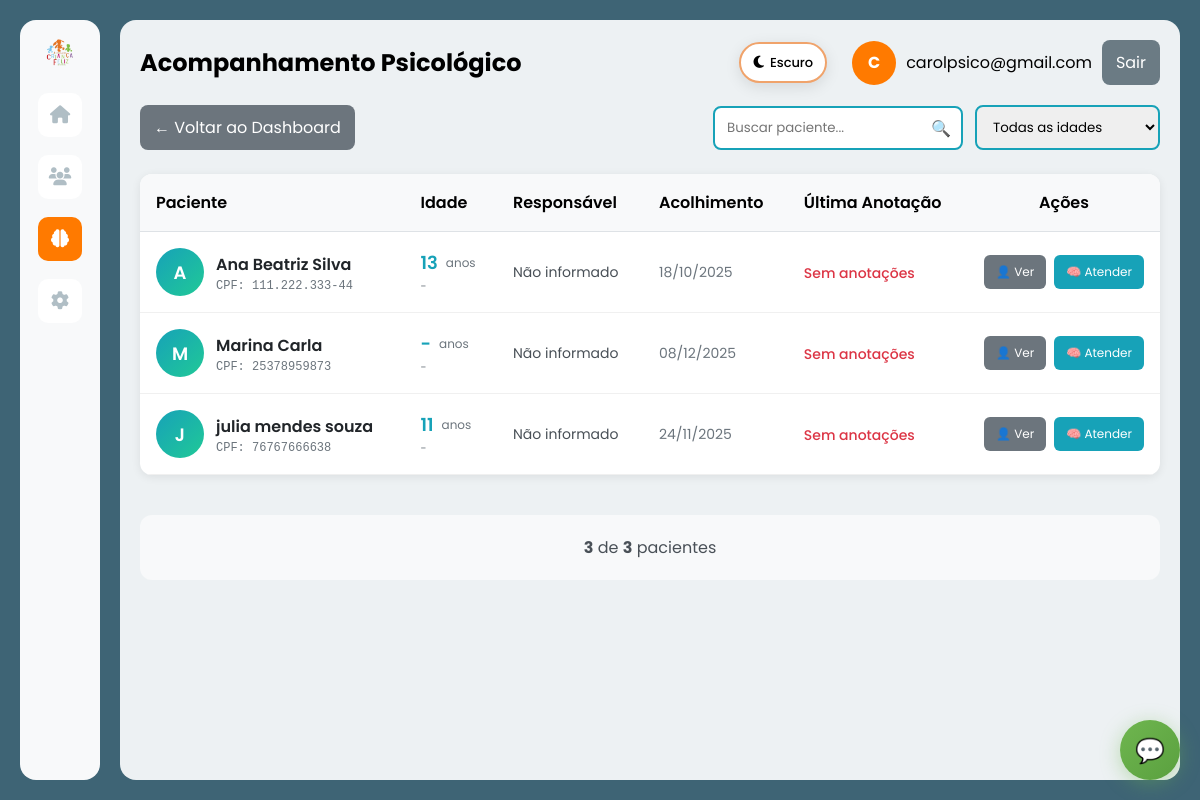
The app's page /psychology.php?action=patients (signed in) with its own data.
### tables this page shows
CREATE TABLE `atendido` (
  `idatendido` int(11) NOT NULL,
  `status` varchar(20) DEFAULT NULL,
  `data_cadastro` date DEFAULT NULL,
  `nome` varchar(100) DEFAULT NULL,
  `data_nascimento` date DEFAULT NULL,
  `faixa_etaria` varchar(20) DEFAULT NULL,
  `cpf` varchar(14) DEFAULT NULL,
  `rg` varchar(20) DEFAULT NULL,
  `endereco` varchar(255) DEFAULT NULL,
  `numero` varchar(20) DEFAULT NULL,
  `complemento` varchar(100) DEFAULT NULL,
  `bairro` varchar(100) DEFAULT NULL,
  `cidade` varchar(100) DEFAULT NULL,
  `estado` varchar(2) DEFAULT NULL,
  `cep` varchar(10) DEFAULT NULL,
  `foto` varchar(255) DEFAULT NULL,
  `id_responsavel` int(11) DEFAULT NULL,
  `data_acolhimento` date DEFAULT NULL
);

### app/Controllers/BaseController.php (called while the page is built, shortened)
<?php
class BaseController {
    protected $authService;
    public function __construct() {
        $this->authService = new AuthService();
    }
    protected function renderWithLayout($layout, $view, $data = []) {
        $data['currentUser'] = $this->authService->getCurrentUser();
        $data['isLoggedIn'] = $this->authService->isLoggedIn();
        $data['old_input'] = $_SESSION['old_input'] ?? [];
        view($view, $data);
    }
    protected function requireAuth() {
        $this->authService->requireAuth();
    }
    protected function requirePermission($permission) {
        $this->authService->requirePermission($permission);
    }
}

### app/Controllers/PsychologyController.php (called while the page is built, shortened)
<?php
class PsychologyController extends BaseController
{
    private $psychologyService;
    public function __construct()
    {
        $this->psychologyService = new PsychologyService();
    }
    public function patients()
    {
        try {
            $data = [
                'title' => 'Pacientes',
                'pageTitle' => 'Acompanhamento Psicológico',
                'patients' => $this->psychologyService->getAllPatients(),
                'messages' => $this->getFlashMessages()
            ];
            $this->renderWithLayout('main', 'psychology/patients', $data);
        } catch (Exception $e) {
            $this->handleException($e);
        }
    }
}

### app/Services/PsychologyService.php (called while the page is built, shortened)
<?php
class PsychologyService
{
    private $acolhimentoModel;
    public function __construct()
    {
        $this->acolhimentoModel = new Acolhimento();
    }
    public function getAllPatients()
    {
        $fichas = $this->acolhimentoModel->getAll();
        $patients = [];
        foreach ($fichas as $ficha) {
            $cpf = $ficha['cpf'] ?? null;
            if (!$cpf) continue;
            $nome = $ficha['nome'] ?? $ficha['nome_completo'] ?? 'Não informado';
            $data_nasc = $ficha['data_nascimento'] ?? null;
            $patients[] = [
                'cpf' => $cpf,
                'nome_completo' => $nome,
                'idade' => $data_nasc ? $this->calculateAgeSafe($data_nasc) : null,
                'responsavel' => $ficha['nome_responsavel'] ?? 'Não informado',
                'data_acolhimento' => $ficha['data_cadastro'] ?? null,
                'last_note' => null
            ];
        }
        usort($patients, fn($a,$b)=>strcmp($a['nome_completo'],$b['nome_completo']));
        return $patients;
    }
    private function calculateAgeSafe($date)
    {
        try {
            $d = new DateTime($date);
            return (new DateTime())->diff($d)->y;
        } catch (Exception $e) {
            return null;
        }
    }
}

### app/Config/Database.php (called while the page is built, shortened)
<?php
class Database {
    private static $host = 'localhost';
    private static $dbname = 'criancafeliz';
    private static $username = 'root';
    private static $password = '';
    private static $charset = 'utf8mb4';
    private static $pdo = null;
    public static function getConnection() {
        if (self::$pdo === null) {
            try {
                $dsn = "mysql:host=" . self::$host . ";dbname=" . self::$dbname . ";charset=" . self::$charset;
                $options = [
                    PDO::ATTR_ERRMODE            => PDO::ERRMODE_EXCEPTION,
                    PDO::ATTR_DEFAULT_FETCH_MODE => PDO::FETCH_ASSOC,
                    PDO::ATTR_EMULATE_PREPARES   => false,
                    PDO::MYSQL_ATTR_INIT_COMMAND => "SET NAMES utf8mb4"
                ];
                self::$pdo = new PDO($dsn, self::$username, self::$password, $options);
            } catch (PDOException $e) {
                error_log('❌ ERRO ao conectar ao banco: ' . $e->getMessage());
                throw new Exception('Erro ao conectar ao banco de dados: ' . $e->getMessage());
            }
        }
        return self::$pdo;
    }
}

### app/Models/BaseModelDB.php (called while the page is built, shortened)
<?php
abstract class BaseModelDB {
    protected $table;
    protected $pdo;
    public function __construct($table, $primaryKey = 'id') {
        $this->table = $table;
        $this->pdo = Database::getConnection();
    }
    public function all() {
        $stmt = $this->pdo->query("SELECT * FROM {$this->table}");
        return $stmt->fetchAll();
    }
    public function getAll() {
        return $this->all();
    }
}

### app/Views/psychology/patients.php (the view, shortened to what this page needs)
<?php
function safeDate($date) {
    if (empty($date) || $date === '0000-00-00' || $date === '0000-00-00 00:00:00') return '-';
    $ts = strtotime(str_replace('/', '-', (string)$date));
    return ($ts && $ts > 0) ? date('d/m/Y', $ts) : '-';
}
$patients = $patients ?? [];
?>
<div class="actions" style="display:flex; gap:12px; justify-content:space-between; align-items:center; margin-bottom:24px;">
    <div>
        <a href="psychology.php" class="btn secondary" style="background:#6c757d; color:#fff; border:none; padding:10px 14px; border-radius:8px; cursor:pointer; text-decoration:none;">
            ← Voltar ao Dashboard
        </a>
    </div>
    <div style="display:flex; gap:12px; align-items:center;">
        <div class="search-box" style="position:relative;">
            <input type="text"
                   id="patientSearch"
                   placeholder="Buscar paciente..."
                   style="padding:10px 40px 10px 12px; border:2px solid #17a2b8; border-radius:8px; width:250px; font-family:Poppins;">
            <div style="position:absolute; right:12px; top:50%; transform:translateY(-50%); color:#17a2b8; font-size:16px;">🔍</div>
        </div>
        <select id="ageFilter" style="padding:10px 12px; border:2px solid #17a2b8; border-radius:8px; font-family:Poppins;">
            <option value="">Todas as idades</option>
        </select>
    </div>
</div>
<div class="patients-grid" style="display:grid; gap:20px;">
<?php if (empty($patients)): ?>
    <div class="empty-state" style="text-align:center; padding:60px; background:#fff; border-radius:12px; color:#6c757d;">
        <div style="font-size:64px; margin-bottom:20px;">👥</div>
        <div style="font-size:24px; font-weight:600; margin-bottom:12px;">Nenhum paciente encontrado</div>
        <div style="font-size:16px; line-height:1.5;">
            Os pacientes aparecerão aqui automaticamente quando<br>
            fichas de acolhimento forem cadastradas no sistema.
        </div>
    </div>
<?php else: ?>
    <div class="patients-table" style="background:#fff; border-radius:12px; overflow:hidden; box-shadow: 0 2px 10px rgba(0,0,0,.08);">
        <table style="width:100%; border-collapse:collapse;" id="patientsTable">
            <thead>
                <tr style="background:#f8f9fa;">
                    <th style="padding:16px; text-align:left; font-weight:600; border-bottom:1px solid #dee2e6;">Paciente</th>
                    <th style="padding:16px; text-align:left; font-weight:600; border-bottom:1px solid #dee2e6;">Idade</th>
                    <th style="padding:16px; text-align:left; font-weight:600; border-bottom:1px solid #dee2e6;">Responsável</th>
                    <th style="padding:16px; text-align:left; font-weight:600; border-bottom:1px solid #dee2e6;">Acolhimento</th>
                    <th style="padding:16px; text-align:left; font-weight:600; border-bottom:1px solid #dee2e6;">Última Anotação</th>
                    <th style="padding:16px; text-align:center; font-weight:600; border-bottom:1px solid #dee2e6; width:120px;">Ações</th>
                </tr>
            </thead>
            <tbody>
                <?php foreach ($patients as $patient):
                    $nome = htmlspecialchars((string)($patient['nome_completo'] ?? 'Não informado'));
                    $cpf = htmlspecialchars((string)($patient['cpf'] ?? 'Não informado'));
                    $idade = isset($patient['idade']) ? (int)$patient['idade'] : '-';
                    $dataNasc = safeDate($patient['data_nascimento'] ?? null);
                    $dataAcolh = safeDate($patient['data_acolhimento'] ?? null);
                    $lastNote = safeDate($patient['last_note'] ?? null);
                    $responsavel = htmlspecialchars((string)($patient['responsavel'] ?? 'Não informado'));
                    $avatar = strtoupper(mb_substr($nome, 0, 1, 'UTF-8'));
                ?>
                <tr class="patient-row"
                    style="border-bottom:1px solid #f0f0f0;"
                    data-name="<?= strtolower($nome) ?>"
                    data-cpf="<?= $cpf ?>"
                    data-age-group="<?php
                        if ($idade !== '-' && $idade < 12) echo 'crianca';
                        elseif ($idade !== '-' && $idade < 18) echo 'adolescente';
                        else echo 'adulto';
                    ?>">
                    <td style="padding:16px;">
                        <div style="display:flex; align-items:center; gap:12px;">
                            <div class="avatar"
                                style="width:48px; height:48px; border-radius:50%; background:linear-gradient(135deg, #17a2b8, #20c997); display:flex; align-items:center; justify-content:center; font-weight:600; color:white; font-size:18px;">
                                <?= $avatar ?>
                            </div>
                            <div>
                                <div style="font-weight:600; color:#212529; margin-bottom:2px;">
                                    <?= $nome ?>
                                </div>
                                <div style="font-size:12px; color:#6c757d; font-family:monospace;">
                                    CPF: <?= $cpf ?>
                                </div>
                            </div>
                        </div>
                    </td>
                    <td style="padding:16px;">
                        <div style="display:flex; align-items:center; gap:8px;">
                            <span style="font-weight:600; font-size:18px; color:#17a2b8;">
                                <?= $idade ?>
                            </span>
                            <span style="font-size:12px; color:#6c757d;">anos</span>
                        </div>
                        <div style="font-size:11px; color:#6c757d; margin-top:2px;">
                            <?= $dataNasc ?>
                        </div>
                    </td>
                    <td style="padding:16px;">
                        <div style="font-size:14px; color:#495057;">
                            <?= $responsavel ?>
                        </div>
                    </td>
                    <td style="padding:16px;">
                        <div style="font-size:14px; color:#6c757d;">
                            <?= $dataAcolh ?>
                        </div>
                    </td>
                    <td style="padding:16px;">
                        <?php if ($lastNote !== '-'): ?>
                            <div style="font-size:14px; color:#28a745; font-weight:500;">
                                <?= $lastNote ?>
                            </div>
                        <?php else: ?>
                            <span style="color:#dc3545; font-size:14px; font-weight:500;">Sem anotações</span>
                        <?php endif; ?>
                    </td>
                    <td style="padding:16px; text-align:center; white-space:nowrap;">
                        <div style="display:flex; gap:8px; justify-content:center;">
                            <a href="psychology.php?action=patient&cpf=<?= urlencode($cpf) ?>"
                                class="btn-action"
                                style="background:#6c757d; color:#fff; padding:8px 12px; border-radius:6px; text-decoration:none; font-size:12px;">
                                👤 Ver
                            </a>
                            <a href="psychology.php?action=patient&cpf=<?= urlencode($cpf) ?>#new-note"
                                class="btn-action"
                                style="background:#17a2b8; color:white; padding:8px 12px; border-radius:6px; text-decoration:none; font-size:12px;">
                                🧠 Atender
                            </a>
                        </div>
                    </td>
                </tr>
                <?php endforeach; ?>
            </tbody>
        </table>
    </div>
    <div class="patients-summary" style="background:#f8f9fa; border-radius:12px; padding:20px; margin-top:20px; text-align:center;">
        <div style="font-size:16px; color:#495057;">
            <strong id="visibleCount"><?= count($patients) ?></strong> de <strong><?= count($patients) ?></strong> pacientes
        </div>
    </div>
<?php endif; ?>
</div>

### css/style.css (style rules this page uses)
* { margin: 0; padding: 0; box-sizing: border-box; font-family: 'Poppins', sans-serif; }
body { font-family: 'Poppins', sans-serif; }
html { font-family: 'Poppins', sans-serif; }
:root { --bg-primary: #ffffff; --bg-secondary: #f8f9fa; --bg-tertiary: #edf1f3; --text-primary: #000000; --text-secondary: #333333; --text-muted: #999999; --border-color: #f0a36b; --input-bg: #ffffff; --card-bg: #ffffff; --shadow: rgba(0, 0, 0, 0.15); --shadow-light: rgba(0, 0, 0, 0.1); --primary-green: #6fb64f; --primary-orange: #f0a36b; --primary-orange-hover: #d98242; --error-bg: #fee; --error-border: #fcc; --error-text: #c33; }
body { font-family: 'Poppins', sans-serif; background: var(--bg-primary); color: var(--text-primary); min-height: 100vh; margin: 0; padding: 0; transition: background-color 0.3s ease, color 0.3s ease; }
.actions { display: flex; align-items: center; gap: 10px; }
td { white-space: nowrap; }
th[style*="width:160px"], td:last-child { width: 160px; text-align: center; }

### app/Views/layouts/main.php (style rules this page uses)
* { font-family: 'Poppins', sans-serif; }
body { background: #3E6475; margin: 0; padding: 0; font-family: 'Poppins', sans-serif; }
.btn { background: #ff7a00; color: #fff; border: none; padding: 10px 14px; border-radius: 8px; cursor: pointer; text-decoration: none; display: inline-block; font-family: 'Poppins', sans-serif; }
.btn.secondary { background: #6b7b84; }
input, select, textarea, button { font-family: 'Poppins', sans-serif; }
h1, h2, h3, h4, h5, h6, p, span, div, a, label { font-family: 'Poppins', sans-serif; }
.actions { display: flex; gap: 10px; justify-content: flex-end; }

### records on screen
atendido: nome "A", nome "Ana Beatriz Silva", cpf "111.222.333-44", idade "13", dataNasc "-", responsavel "Não informado", data_cadastro "18/10/2025"
atendido: nome "M", nome "Marina Carla", cpf "25378959873", idade "-", data_nascimento "-", responsavel "Não informado", data_acolhimento "08/12/2025"
atendido: nome "J", nome "julia mendes souza", cpf "76767666638", faixa_etaria "11", dataNasc "-", responsavel "Não informado", data_cadastro "24/11/2025"

### other values on screen
$pageTitle "Acompanhamento Psicológico"
substr($currentUser['name'] ?? 'U', 0, 1) "C"
$currentUser['email'] "carolpsico@gmail.com"
count($patients) "3"
